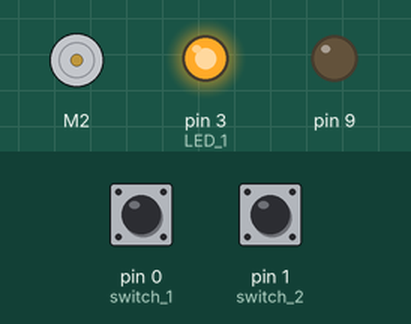
Bench run of a sketch on a simulated Arduino Uno, built with avr-gcc and run on an emulated ATmega328P. Parts: DC motor (green arrow = forward, orange = backward, longer = faster), output pins drawn as LEDs (lit = HIGH). Inputs (shaded band) come from the test bench; at power-on: pin 0 (switch_1) HIGH, pin 1 (switch_2) LOW.

Above: at 1.2 s.
1.3 s: pin 0 (switch_1) pulled LOW for 0.15 s
At 1.37 s:
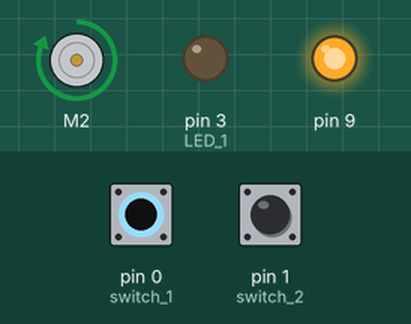
2.9 s: pin 0 (switch_1) pulled LOW for 3.2 s
At 7.2 s:
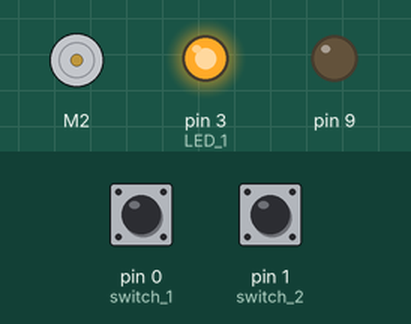
Timing chart, 0 to 8.7 s (numbered marks = the images above; inputs shaded):
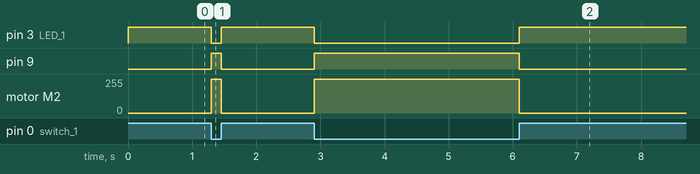

Measured:
- after the input at 1.3 s, pin 3 (LED_1): HIGH → LOW at once, → HIGH 0.15 s later; pin 9: LOW → HIGH at once, → LOW 0.15 s later; motor M2: stopped → forward 255/255 at once, → stopped 0.15 s later
- after the input at 2.9 s, pin 3 (LED_1): HIGH → LOW at once, → HIGH 3.2 s later; pin 9: LOW → HIGH at once, → LOW 3.2 s later; motor M2: stopped → forward 255/255 at once, → stopped 3.2 s later

The sketch:

GOU_FAN.ino
```cpp
#define switch_1 0
#define switch_2 1
#define LED_1    3

#include <AFMotor.h>


AF_DCMotor motor(2);


void setup() {
  pinMode(switch_1, INPUT);
  pinMode(switch_2, INPUT);
  pinMode(LED_1, OUTPUT);
  pinMode(9,OUTPUT);
  motor.setSpeed(255);


}

void loop() {
  // put your main code here, to run repeatedly:

    if(digitalRead(switch_1)==0){
      digitalWrite(LED_1, LOW);

        // 12번을 HIGH 상태로 두고
  digitalWrite(9,HIGH);

  motor.run(FORWARD);


    }

    else if(digitalRead(switch_2)==0){
      digitalWrite(LED_1, HIGH);
       // 강제 정지 기능은 LOW 상태로 두며
  digitalWrite(9,LOW);
      motor.run(RELEASE);


    }

}
```
